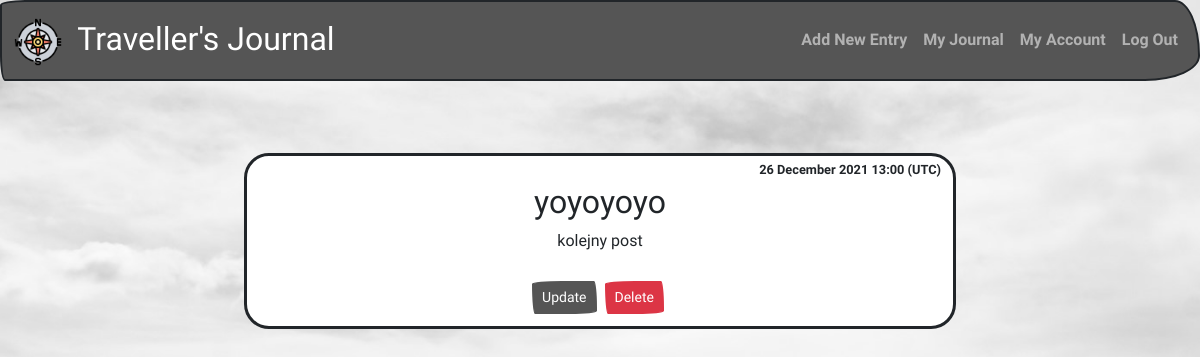
The app's page /post/2 (signed in) with its own data.
### travel/helpers.py (models this page shows, shortened)
class Post(db.Model):
    id = db.Column(db.Integer, primary_key=True)
    title = db.Column(db.String(100), nullable=False)
    date_posted = db.Column(db.DateTime, nullable=False, default=datetime.utcnow)
    content = db.Column(db.Text, nullable=False)
    user_id = db.Column(db.Integer, db.ForeignKey('user.id'), nullable=False)

### travel/views.py (the view)
@app.route("/post/<int:post_id>")
@login_required
def post(post_id):
    post = Post.query.get_or_404(post_id)
    if post.author != current_user: # only the posts written by currently logged in user are accessible
        abort(403)
    return render_template('post.html', post=post)

### travel/helpers.py (called while the page is built)
@login_manager.user_loader
def load_user(user_id):
    return User.query.get(int(user_id))

### travel/templates/post.html (shortened to what this page needs)
{% extends "layout.html" %}
{% block content %}
        <div class="row">
            <div class="post col-8 offset-2 bg-light rounded mb-2">
                <div class="date text-end py-1">{{ post.date_posted.strftime('%d %B %Y %-H:%M (UTC)') }}</div>
                <h2>{{ post.title }}</h2>
                <p>{{ post.content | safe }}</p>
                <div class="py-2">
                    <a href="{{ url_for('update_post', post_id=post.id ) }}" class="btn btn-secondary btn-sm my-1">Update</a>
                    <button type="button" class="btn btn-danger btn-sm m-1" data-bs-toggle="modal" data-bs-target="#deleteModal">
                        Delete
                    </button>
                </div>
            </div>
        </div>
{% endblock %}

### travel/static/styles.css (style rules this page uses)
body { background-image:url(/static/imgs/background.jpg); background-position: center; background-size: cover; background-repeat: no-repeat; min-height: 100vh; }
a { text-decoration: none; }
p { font-weight: normal; }
.date { font-size: 0.8rem; }
.post { border: solid; }

### records on screen
Post: date_posted "26 December 2021 13:00 (UTC)", title "yoyoyoyo", content "kolejny post"
